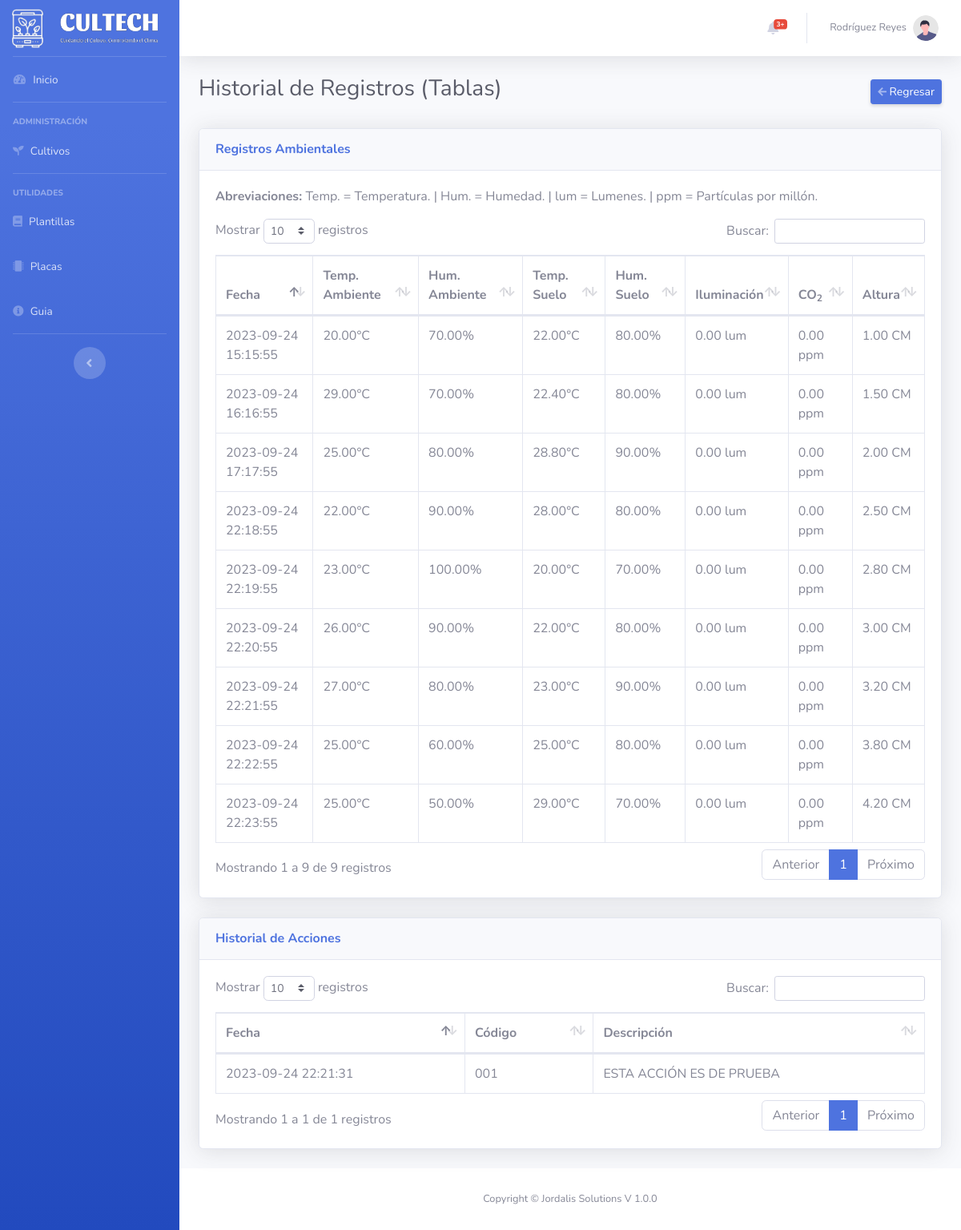
The app's page /Cultivos/Detalle?id=1 (signed in) with its own data.
### tables this page shows
CREATE TABLE `monitoreo` (
  `id` int(10) NOT NULL,
  `id_cultivo` int(10) NOT NULL,
  `fecha` datetime NOT NULL DEFAULT current_timestamp(),
  `tem` decimal(10,2) NOT NULL,
  `humendad` decimal(10,2) NOT NULL,
  `stem` decimal(10,2) NOT NULL,
  `shumendad` decimal(10,2) NOT NULL,
  `lum` decimal(10,2) NOT NULL,
  `co2` decimal(10,2) NOT NULL,
  `altura` decimal(10,2) NOT NULL
);

CREATE TABLE `acciones` (
  `id` int(10) NOT NULL,
  `id_cultivo` int(10) NOT NULL,
  `descripcion` varchar(100) NOT NULL,
  `codigo` varchar(10) NOT NULL,
  `fecha` datetime NOT NULL DEFAULT current_timestamp()
);

### Libraries/Core/Views.php (called while the page is built)
<?php
class Views{
    function getView($controller, $view, $alert="", $data1 = "", $data2 = "", $data3 = "", $data4 = "", $data5 = "")
    {
        $controller = get_class($controller);
        if ($controller == "") {
            $view = "Views/".$view.".php";
        }else{
            $view = "Views/" . $controller . "/" . $view . ".php";
        }
        require_once($view);
    }
}
?>

### index.php (called while the page is built, shortened)
<?php
require_once("Helpers/Helpers.php");
require_once("Libraries/Core/Load.php");
?>

### Helpers/Helpers.php (called while the page is built, shortened)
<?php
function base_url()
{
    return BASE_URL;
}
?>

### Libraries/Core/Mysql.php (called while the page is built, shortened)
<?php
class Mysql extends Conexion{
    private $conexion;
    function __construct()
    {
        $this->conexion = new Conexion();
        $this->conexion = $this->conexion->conect();
    }
    public function select_all(string $query){
        $this->strquery = $query;
        $result = $this->conexion->prepare($this->strquery);
        $result->execute();
        $data = $result->fetchall(PDO::FETCH_ASSOC);
        return $data;
    }
}
?>

### Libraries/Core/Conexion.php (called while the page is built)
<?php
class Conexion{
    private $conect;
    public function __construct()
    {
      $conexion = "mysql:host=".HOST.";dbname=".BD.";.CHARSET.";
      try {
          $this->conect = new PDO($conexion, DB_USER, PASS);
          $this->conect->setAttribute(PDO::ATTR_ERRMODE, PDO::ERRMODE_EXCEPTION);
      } catch (PDOException $e) {
          $this->conect = "Error en la conexion";
          echo "Error: " . $e->getMessage();
      }
    }
    public function conect()
    {
        return $this->conect;
    }
}
?>

### Models/CultivosModel.php (called while the page is built, shortened)
<?php
    class CultivosModel extends Mysql{
        public function datostablas(int $id)
        {
            $this->id = $id;
            $sql = "SELECT * FROM monitoreo WHERE id_cultivo = '{$this->id}'";
            $res = $this->select_all($sql);
            return $res;
        }
        public function datosalertas(int $id)
        {
            $this->id = $id;
            $sql = "SELECT * FROM acciones WHERE id_cultivo = '{$this->id}'";
            $res = $this->select_all($sql);
            return $res;
        }
    }
?>

### Views/Cultivos/DetalleTablas.php (the view, shortened to what this page needs)
<div class="container-fluid">
  <div class="d-sm-flex align-items-center justify-content-between mb-4">
      <h1 class="h3 mb-2 text-gray-800">Historial de Registros (Tablas)</h1>
      <div class="d-sm-inline-block">
          <a href="<?= base_url(); ?>Cultivos/Monitoreo?id=<?= $_GET['id']; ?>" class="btn btn-sm btn-primary shadow-sm"><i class="fas fa-arrow-left fa-sm text-white-50"></i> Regresar</a>
      </div>
  </div>
    <div class="card shadow mb-4">
        <div class="card-header py-3">
            <h6 class="m-0 font-weight-bold text-primary">Registros Ambientales</h6>
        </div>
        <div class="card-body">
            <p><strong>Abreviaciones: </strong>Temp. = Temperatura. | Hum. = Humedad. | lum = Lumenes. | ppm = Partículas por millón.</p>
            <div class="table-responsive">
                <table class="table table-bordered" id="Table" width="100%" cellspacing="0">
                    <thead>
                        <tr>
                            <th>Fecha</th>
                            <th>Temp. Ambiente</th>
                            <th>Hum. Ambiente</th>
                            <th>Temp. Suelo</th>
                            <th>Hum. Suelo</th>
                            <th>Iluminación</th>
                            <th>CO<sub>2</sub></th>
                            <th>Altura</th>
                        </tr>
                    </thead>
                    <tbody>
                        <?php foreach ($data2 as $mon) { ?>
                            <tr>
                                <td><?= $mon['fecha'] ?></td>
                                <td><?= $mon['tem'] ?>°C</td>
                                <td><?= $mon['humendad'] ?>%</td>
                                <td><?= $mon['stem'] ?>°C</td>
                                <td><?= $mon['shumendad'] ?>%</td>
                                <td><?= $mon['lum'] ?> lum</td>
                                <td><?= $mon['co2'] ?> ppm</td>
                                <td><?= $mon['altura'] ?> CM</td>
                            </tr>
                        <?php } ?>
                    </tbody>
                </table>
            </div>
        </div>
    </div>
    <div class="card shadow mb-4">
        <div class="card-header py-3">
            <h6 class="m-0 font-weight-bold text-primary">Historial de Acciones</h6>
        </div>
        <div class="card-body">
            <div class="table-responsive">
                <table class="table table-bordered" id="Table2" width="100%" cellspacing="0">
                    <thead>
                        <tr>
                            <th>Fecha</th>
                            <th>Código</th>
                            <th>Descripción</th>
                        </tr>
                    </thead>
                    <tbody>
                        <?php foreach ($data3 as $acc) { ?>
                            <tr>
                                <td><?= $acc['fecha'] ?></td>
                                <td><?= $acc['codigo'] ?></td>
                                <td><?= $acc['descripcion'] ?></td>
                            </tr>
                        <?php } ?>
                    </tbody>
                </table>
            </div>
        </div>
    </div>
</div>

### records on screen
monitoreo: fecha "2023-09-24 15:15:55", tem "20.00", humendad "70.00", stem "22.00", shumendad "80.00", lum "0.00", co2 "0.00", altura "1.00"
monitoreo: fecha "2023-09-24 16:16:55", tem "29.00", humendad "70.00", stem "22.40", shumendad "80.00", lum "0.00", co2 "0.00", altura "1.50"
monitoreo: fecha "2023-09-24 17:17:55", tem "25.00", humendad "80.00", stem "28.80", shumendad "90.00", lum "0.00", co2 "0.00", altura "2.00"
monitoreo: fecha "2023-09-24 22:18:55", tem "22.00", humendad "90.00", stem "28.00", shumendad "80.00", lum "0.00", co2 "0.00", altura "2.50"
monitoreo: fecha "2023-09-24 22:19:55", tem "23.00", humendad "100.00", stem "20.00", shumendad "70.00", lum "0.00", co2 "0.00", altura "2.80"
monitoreo: fecha "2023-09-24 22:20:55", tem "26.00", humendad "90.00", stem "22.00", shumendad "80.00", lum "0.00", co2 "0.00", altura "3.00"
monitoreo: fecha "2023-09-24 22:21:55", tem "27.00", humendad "80.00", stem "23.00", shumendad "90.00", lum "0.00", co2 "0.00", altura "3.20"
monitoreo: fecha "2023-09-24 22:22:55", tem "25.00", humendad "60.00", stem "25.00", shumendad "80.00", lum "0.00", co2 "0.00", altura "3.80"
monitoreo: fecha "2023-09-24 22:23:55", tem "25.00", humendad "50.00", stem "29.00", shumendad "70.00", lum "0.00", co2 "0.00", altura "4.20"
acciones: fecha "2023-09-24 22:21:31", codigo "001", descripcion "ESTA ACCIÓN ES DE PRUEBA"

### other values on screen
$_SESSION['apellido'] "Rodríguez Reyes"
